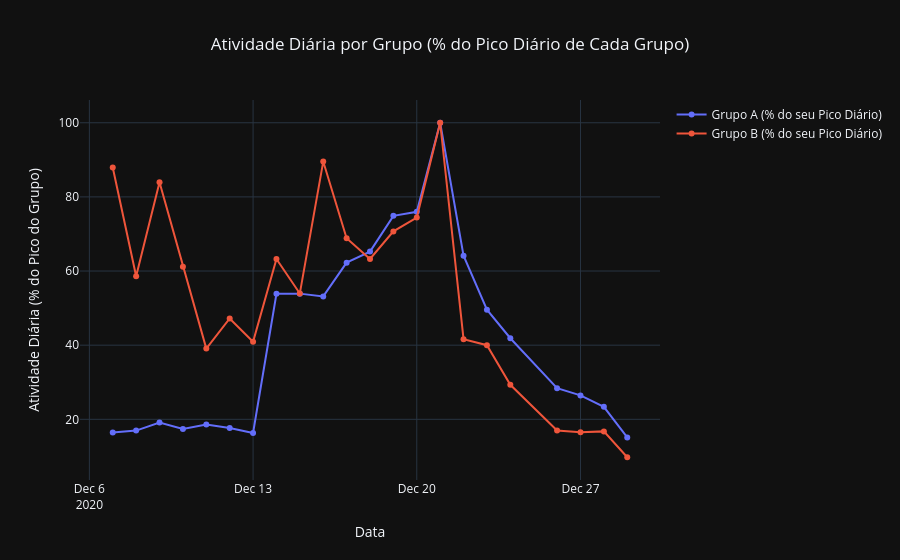

This figure's notebook cell:
### Code cell
# Usar o DataFrame events_by_day_group criado anteriormente

# Encontrar o valor máximo de eventos para cada grupo separadamente
peak_events_A = events_by_day_group['A'].max()
peak_events_B = events_by_day_group['B'].max()

# Calcular a porcentagem de eventos diários para cada grupo em relação AO SEU pico
events_by_day_group['percent_A_relative_peak'] = (events_by_day_group['A'] / peak_events_A) * 100 if peak_events_A > 0 else 0
events_by_day_group['percent_B_relative_peak'] = (events_by_day_group['B'] / peak_events_B) * 100 if peak_events_B > 0 else 0


# Criar o gráfico de linhas com as porcentagens relativas
fig = go.Figure()

fig.add_trace(go.Scatter(
    x=events_by_day_group.index,
    y=events_by_day_group['percent_A_relative_peak'],
    mode='lines+markers',
    name='Grupo A (% do seu Pico Diário)'
))

fig.add_trace(go.Scatter(
    x=events_by_day_group.index,
    y=events_by_day_group['percent_B_relative_peak'],
    mode='lines+markers',
    name='Grupo B (% do seu Pico Diário)'
))

fig.update_layout(
    title_text='Atividade Diária por Grupo (% do Pico Diário de Cada Grupo)',
    title_x=0.5,
    xaxis_title="Data",
    yaxis_title="Atividade Diária (% do Pico do Grupo)",
    template='plotly_dark'
)

fig.show()

### Figure 1 — Plotly figure (JSON) as saved in the notebook; plotly's stock layout.template omitted (floating-point values rounded to 4 significant figures)
{"data": [{"mode": "lines+markers", "name": "Grupo A (% do seu Pico Diário)", "type": "scatter", "x": ["2020-12-07T00:00:00.000000000", "2020-12-08T00:00:00.000000000", "2020-12-09T00:00:00.000000000", "2020-12-10T00:00:00.000000000", "2020-12-11T00:00:00.000000000", "2020-12-12T00:00:00.000000000", "2020-12-13T00:00:00.000000000", "2020-12-14T00:00:00.000000000", "2020-12-15T00:00:00.000000000", "2020-12-16T00:00:00.000000000", "2020-12-17T00:00:00.000000000", "2020-12-18T00:00:00.000000000", "2020-12-19T00:00:00.000000000", "2020-12-20T00:00:00.000000000", "2020-12-21T00:00:00.000000000", "2020-12-22T00:00:00.000000000", "2020-12-23T00:00:00.000000000", "2020-12-24T00:00:00.000000000", "2020-12-26T00:00:00.000000000", "2020-12-27T00:00:00.000000000", "2020-12-28T00:00:00.000000000", "2020-12-29T00:00:00.000000000"], "y": [16.46, 16.96, 19.14, 17.4, 18.6, 17.65, 16.31, 53.85, 53.9, 53.16, 62.26, 65.24, 74.89, 75.98, 100.0, 64.15, 49.58, 41.87, 28.39, 26.45, 23.37, 15.12]}, {"mode": "lines+markers", "name": "Grupo B (% do seu Pico Diário)", "type": "scatter", "x": ["2020-12-07T00:00:00.000000000", "2020-12-08T00:00:00.000000000", "2020-12-09T00:00:00.000000000", "2020-12-10T00:00:00.000000000", "2020-12-11T00:00:00.000000000", "2020-12-12T00:00:00.000000000", "2020-12-13T00:00:00.000000000", "2020-12-14T00:00:00.000000000", "2020-12-15T00:00:00.000000000", "2020-12-16T00:00:00.000000000", "2020-12-17T00:00:00.000000000", "2020-12-18T00:00:00.000000000", "2020-12-19T00:00:00.000000000", "2020-12-20T00:00:00.000000000", "2020-12-21T00:00:00.000000000", "2020-12-22T00:00:00.000000000", "2020-12-23T00:00:00.000000000", "2020-12-24T00:00:00.000000000", "2020-12-26T00:00:00.000000000", "2020-12-27T00:00:00.000000000", "2020-12-28T00:00:00.000000000", "2020-12-29T00:00:00.000000000"], "y": [87.91, 58.6, 83.95, 61.16, 39.07, 47.21, 40.93, 63.26, 53.95, 89.53, 68.84, 63.26, 70.7, 74.42, 100.0, 41.63, 40.0, 29.3, 16.98, 16.51, 16.74, 9.767]}], "layout": {"title": {"text": "Atividade Diária por Grupo (% do Pico Diário de Cada Grupo)", "x": 0.5}, "xaxis": {"title": {"text": "Data"}}, "yaxis": {"title": {"text": "Atividade Diária (% do Pico do Grupo)"}}}}
